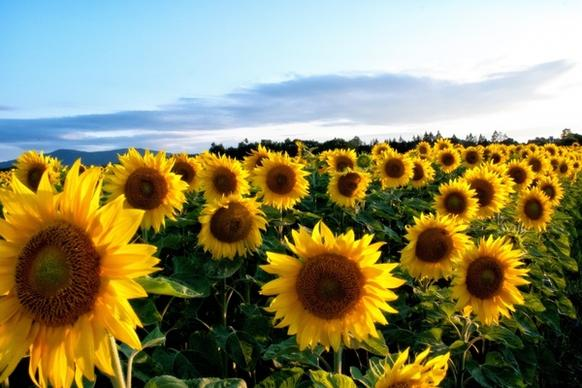
#> input picture CV EXP/test.jpg, 582 x 388 px
$ python CV12.py
#> lines starting #> are read from the running program, lines starting #| are printed output that depends on the picture; after the words box and inside, x2 and y2 are one past the last pixel; in counts of white or black regions, pixels touching at a corner belong together
import cv2
import numpy as np

# ---------- Unicode-safe image loading ----------
image_path = r"C:\Users\Jerry David\OneDrive\문서\CV EXP\test.jpg"

with open(image_path, "rb") as f:
    data = np.frombuffer(f.read(), np.uint8)

img = cv2.imdecode(data, cv2.IMREAD_COLOR)
#> img is the input picture: shape (388, 582, 3); mean B, G, R 100.6, 137.8, 141.3

# Safety check
if img is None:
    print("Error: Image not loaded")
    exit()

# ---------- Convert to Grayscale ----------
gray = cv2.cvtColor(img, cv2.COLOR_BGR2GRAY)
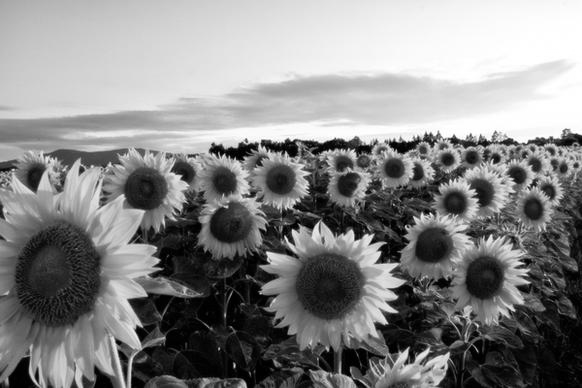
#> gray: shape (388, 582); min 0, max 255, mean 134.6

# ---------- Canny Edge Detection ----------
edges = cv2.Canny(gray, 100, 200)
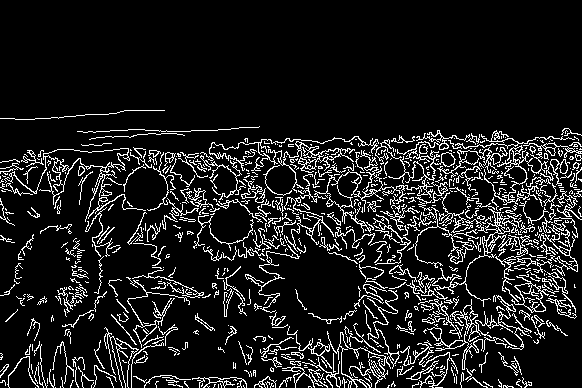
#> edges: shape (388, 582); 11.3% white in thin lines or dots, all inside (x1, y1, x2, y2) = (0, 110, 582, 388)

# ---------- Display Results ----------
cv2.imshow("Original Image", img)
cv2.imshow("Canny Edge Detection", edges)

cv2.waitKey(0)
cv2.destroyAllWindows()
